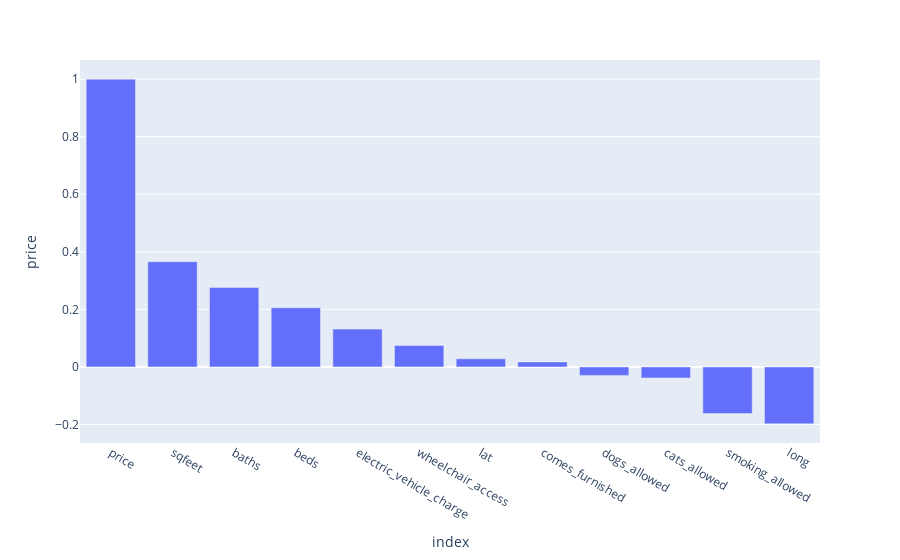

Notebook code for this chart:
### Code cell
correlation=rentals_train_set.corr()["price"].reset_index().sort_values("price",ascending=False)
fig=px.bar(correlation, x="index", y="price")
save_fig('correlation test set sorted')
fig.show()

### Figure 1 — Plotly figure (JSON) as saved in the notebook; plotly's stock layout.template omitted (floating-point values rounded to 4 significant figures)
{"data": [{"alignmentgroup": "True", "hovertemplate": "index=%{x}<br>price=%{y}<extra></extra>", "legendgroup": "", "marker": {"color": "#636efa", "pattern": {"shape": ""}}, "name": "", "offsetgroup": "", "orientation": "v", "showlegend": false, "textposition": "auto", "type": "bar", "x": ["price", "sqfeet", "baths", "beds", "electric_vehicle_charge", "wheelchair_access", "lat", "comes_furnished", "dogs_allowed", "cats_allowed", "smoking_allowed", "long"], "xaxis": "x", "y": [1, 0.3654, 0.2759, 0.2056, 0.1313, 0.07419, 0.02808, 0.01733, -0.02947, -0.03823, -0.1619, -0.1978], "yaxis": "y"}], "layout": {"barmode": "relative", "legend": {"tracegroupgap": 0}, "margin": {"t": 60}, "xaxis": {"anchor": "y", "domain": [0, 1], "title": {"text": "index"}}, "yaxis": {"anchor": "x", "domain": [0, 1], "title": {"text": "price"}}}}
